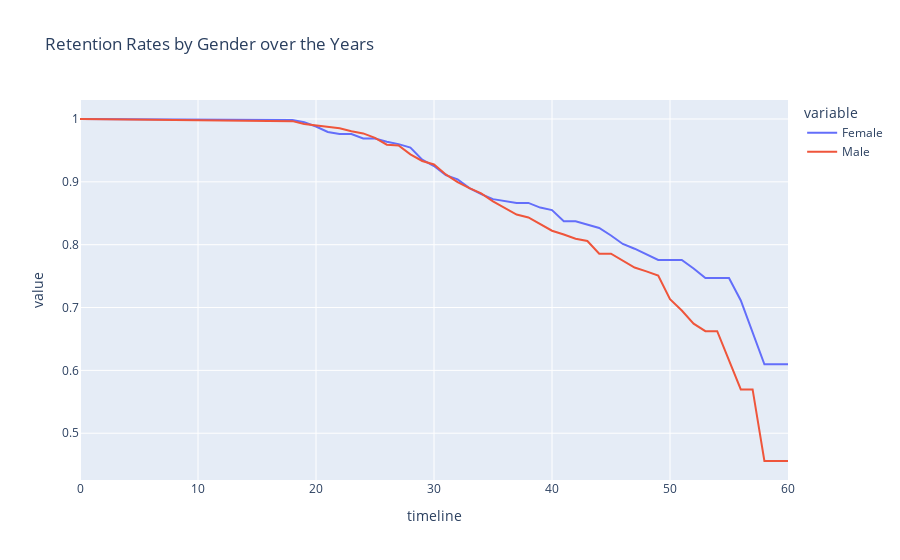

Notebook cell for this chart:
### Code cell
gender_age = survival(data, 'Gender', 'Age', 'Attrition')
px.line(data_frame=gender_age, title = 'Retention Rates by Gender over the Years')

### Figure 1 — Plotly figure (JSON) as saved in the notebook; plotly's stock layout.template omitted (floating-point values rounded to 4 significant figures)
{"data": [{"hovertemplate": "variable=Female<br>timeline=%{x}<br>value=%{y}<extra></extra>", "legendgroup": "Female", "line": {"color": "#636efa", "dash": "solid"}, "marker": {"symbol": "circle"}, "mode": "lines", "name": "Female", "orientation": "v", "showlegend": true, "type": "scatter", "x": [0, 18, 19, 20, 21, 22, 23, 24, 25, 26, 27, 28, 29, 30, 31, 32, 33, 34, 35, 36, 37, 38, 39, 40, 41, 42, 43, 44, 45, 46, 47, 48, 49, 50, 51, 52, 53, 54, 55, 56, 57, 58, 59, 60], "xaxis": "x", "y": [1, 0.9983, 0.9949, 0.988, 0.9794, 0.976, 0.976, 0.969, 0.969, 0.9637, 0.9601, 0.9544, 0.9352, 0.9252, 0.9105, 0.904, 0.8901, 0.8804, 0.8725, 0.8696, 0.8665, 0.8665, 0.8591, 0.8551, 0.8374, 0.8374, 0.8322, 0.8266, 0.8146, 0.8011, 0.7936, 0.785, 0.7757, 0.7757, 0.7757, 0.7621, 0.7469, 0.7469, 0.7469, 0.7113, 0.6605, 0.6097, 0.6097, 0.6097], "yaxis": "y"}, {"hovertemplate": "variable=Male<br>timeline=%{x}<br>value=%{y}<extra></extra>", "legendgroup": "Male", "line": {"color": "#EF553B", "dash": "solid"}, "marker": {"symbol": "circle"}, "mode": "lines", "name": "Male", "orientation": "v", "showlegend": true, "type": "scatter", "x": [0, 18, 19, 20, 21, 22, 23, 24, 25, 26, 27, 28, 29, 30, 31, 32, 33, 34, 35, 36, 37, 38, 39, 40, 41, 42, 43, 44, 45, 46, 47, 48, 49, 50, 51, 52, 53, 54, 55, 56, 57, 58, 59, 60], "xaxis": "x", "y": [1, 0.9966, 0.9921, 0.9898, 0.9886, 0.9852, 0.9806, 0.977, 0.9699, 0.959, 0.9578, 0.9438, 0.9332, 0.9277, 0.9118, 0.8997, 0.8901, 0.8817, 0.8689, 0.8589, 0.848, 0.8433, 0.8331, 0.8222, 0.8162, 0.8096, 0.8058, 0.7856, 0.7856, 0.7752, 0.7637, 0.7575, 0.7508, 0.7132, 0.6952, 0.6744, 0.6624, 0.6624, 0.6172, 0.5697, 0.5697, 0.4558, 0.4558, 0.4558], "yaxis": "y"}], "layout": {"autosize": true, "legend": {"title": {"text": "variable"}, "tracegroupgap": 0}, "title": {"text": "Retention Rates by Gender over the Years"}, "xaxis": {"anchor": "y", "autorange": true, "domain": [0, 1], "range": [0, 60], "title": {"text": "timeline"}, "type": "linear"}, "yaxis": {"anchor": "x", "autorange": true, "domain": [0, 1], "range": [0.4255, 1.03], "title": {"text": "value"}, "type": "linear"}}}
